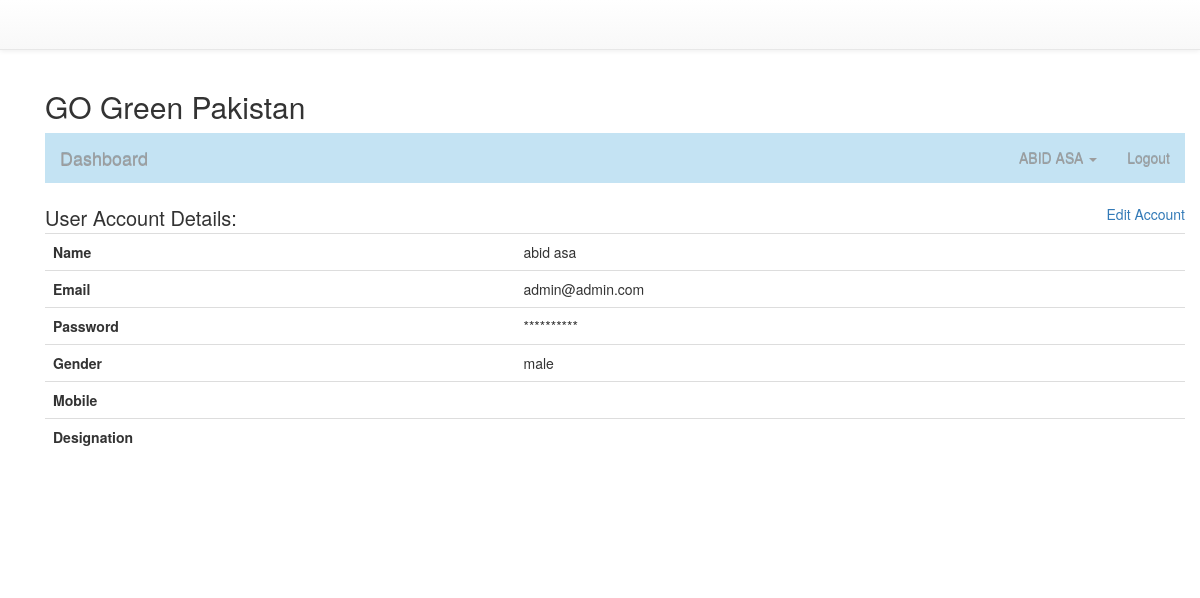
Screenshot of /account.php (signed in) with the database file from the repository.
### tables this page shows
CREATE TABLE `user` (
  `id` int(11) NOT NULL AUTO_INCREMENT,
  `first_name` varchar(50) NOT NULL,
  `last_name` varchar(50) NOT NULL,
  `email` varchar(50) NOT NULL,
  `password` varchar(50) NOT NULL,
  `gender` enum('male','female') NOT NULL,
  `mobile` varchar(50) NOT NULL,
  `designation` varchar(50) NOT NULL,
  `image` varchar(250) NOT NULL,
  `type` varchar(250) NOT NULL DEFAULT 'general',
  `status` enum('active','pending','deleted','') NOT NULL DEFAULT 'pending',
  `authtoken` varchar(250) NOT NULL,
  PRIMARY KEY (`id`)
);

### class/User.php (called while the page is built, shortened)
<?php
class User extends Dbconfig {
	private $userTable = 'user';
	private $dbConnect = false;
    public function __construct(){
        if(!$this->dbConnect){
			$database = new dbConfig();
            $this -> hostName = $database -> serverName;
            $this -> userName = $database -> userName;
            $this -> password = $database ->password;
			$this -> dbName = $database -> dbName;
            $conn = new mysqli($this->hostName, $this->userName, $this->password, $this->dbName);
            if($conn->connect_error){
                die("Error failed to connect to MySQL: " . $conn->connect_error);
            } else{
                $this->dbConnect = $conn;
            }
        }
    }
	public function userDetails () {
		$sqlQuery = "SELECT * FROM ".$this->userTable."
			WHERE id ='".$_SESSION["userid"]."'";
		$result = mysqli_query($this->dbConnect, $sqlQuery);
		$userDetails = mysqli_fetch_assoc($result);
		return $userDetails;
	}
}
?>

### account.php (the view, shortened to what this page needs)
<?php
include('class/User.php');
$user = new User();
$user->loginStatus();
$userDetail = $user->userDetails();
include('include/header.php');
?>
<?php include('include/container.php');?>
<div class="container contact">
	<h2>GO Green Pakistan</h2>
	<?php include('menu.php');?>
	<div class="table-responsive">
		<div><span style="font-size:20px;">User Account Details:</span><div class="pull-right"><a href="edit_account.php">Edit Account</a></div>
		<table class="table table-boredered">
			<tr>
				<th>Name</th>
				<td><?php echo $userDetail['first_name']." ".$userDetail['last_name']; ?></td>
			</tr>
			<tr>
				<th>Email</th>
				<td><?php echo $userDetail['email']; ?></td>
			</tr>
			<tr>
				<th>Password</th>
				<td>**********</td>
			</tr>
			<tr>
				<th>Gender</th>
				<td><?php echo $userDetail['gender']; ?></td>
			</tr>
			<tr>
				<th>Mobile</th>
				<td><?php echo $userDetail['mobile']; ?></td>
			</tr>
			<tr>
				<th>Designation</th>
				<td><?php echo $userDetail['designation']; ?></td>
			</tr>
		</table>
	</div>
</div>
<?php include('include/footer.php');?>

### rows the page displays
user: first_name "abid", last_name "asa", email "admin@admin.com", gender "male"

### other values shown
$_SESSION['name'] "ABID ASA"
